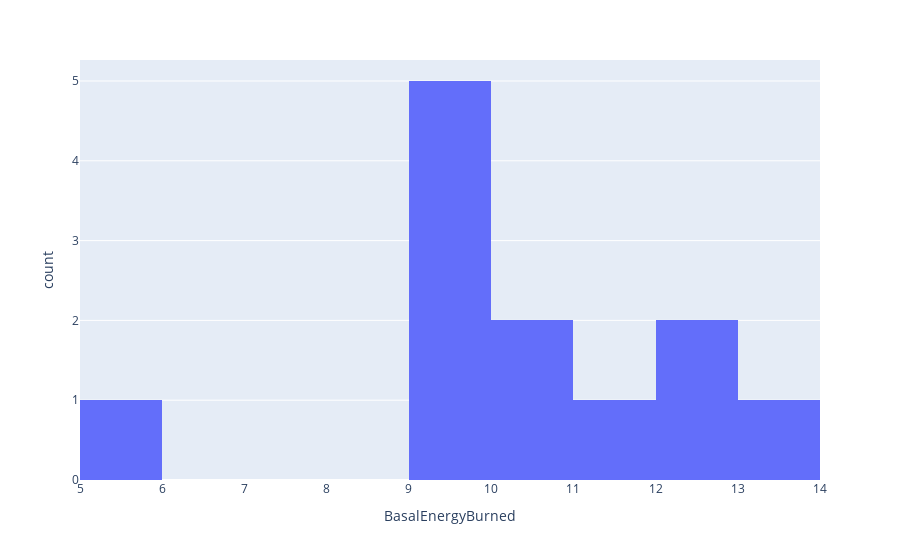

Here is the notebook cell this chart was saved with:
### Code cell
fig = px.histogram(df, x= "BasalEnergyBurned", nbins = 10)
fig.show()

### Figure 1 — Plotly figure (JSON) as saved in the notebook; plotly's stock layout.template omitted (floating-point values rounded to 4 significant figures)
{"data": [{"alignmentgroup": "True", "bingroup": "x", "hovertemplate": "BasalEnergyBurned=%{x}<br>count=%{y}<extra></extra>", "legendgroup": "", "marker": {"color": "#636efa", "pattern": {"shape": ""}}, "name": "", "nbinsx": 10, "offsetgroup": "", "orientation": "v", "showlegend": false, "type": "histogram", "x": [9.513, 9.864, 13.66, 11.77, 12.49, 9.992, 10.91, 9.377, 9.425, 10.8, 12.87, 5.568, null, null, null, null, null], "xaxis": "x", "yaxis": "y"}], "layout": {"barmode": "relative", "legend": {"tracegroupgap": 0}, "margin": {"t": 60}, "xaxis": {"anchor": "y", "domain": [0, 1], "title": {"text": "BasalEnergyBurned"}}, "yaxis": {"anchor": "x", "domain": [0, 1], "title": {"text": "count"}}}}
